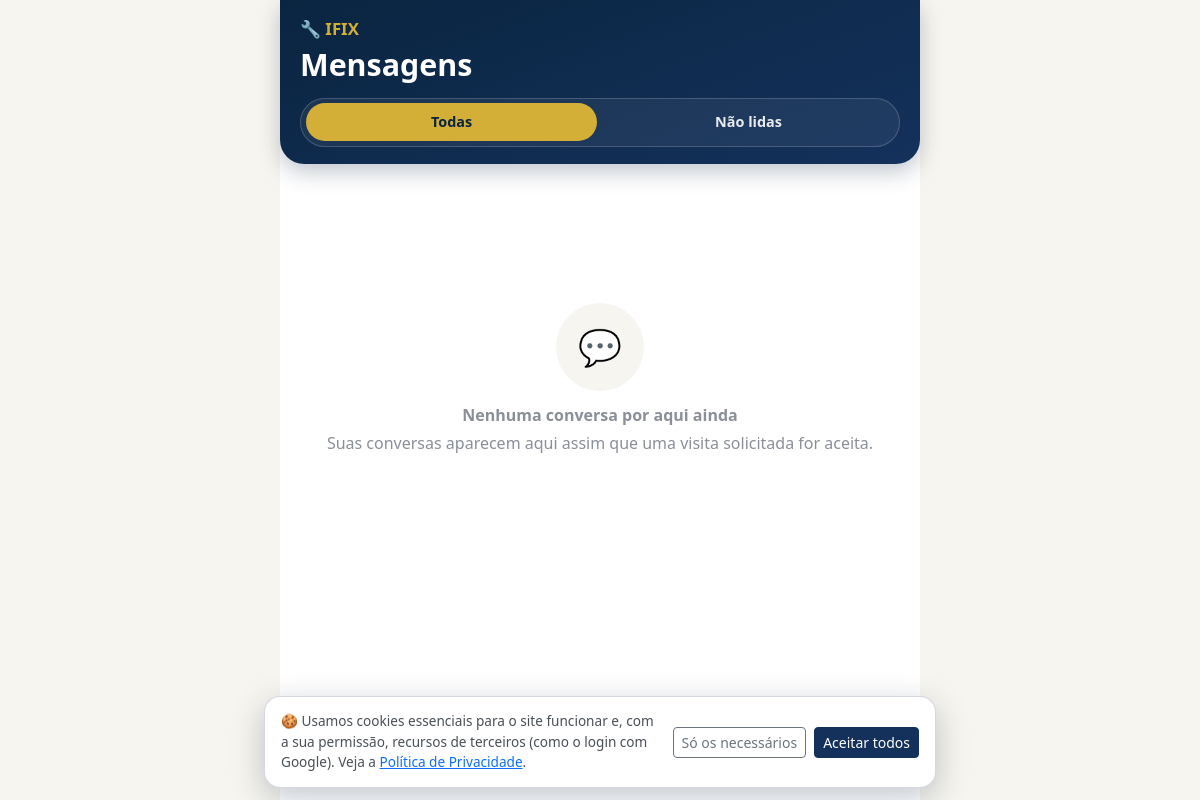
Page /servicos/mensagens/ (signed in) on the earlier database version.
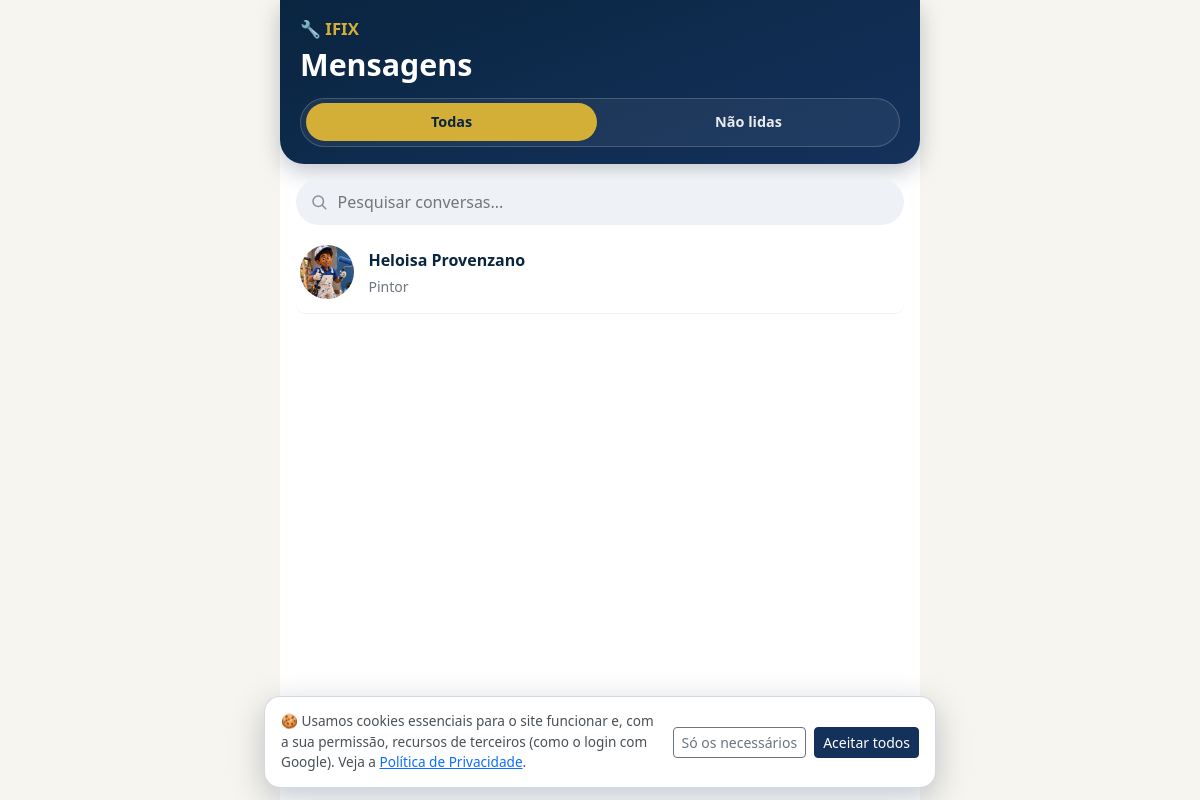
Same page on the later database version.
### services/models.py (models this page shows, shortened)
class SolicitacaoServico(models.Model):
    STATUS_PENDENTE = 'pendente'
    STATUS_CONFIRMADO = 'confirmado'
    STATUS_CONCLUIDO = 'concluido'
    STATUS_CANCELADO = 'cancelado'
    STATUS_CHOICES = (
        (STATUS_PENDENTE, 'Pendente'),
        (STATUS_CONFIRMADO, 'Confirmado'),
        (STATUS_CONCLUIDO, 'Concluído'),
        (STATUS_CANCELADO, 'Cancelado'),
    )
    usuario = models.ForeignKey(
        settings.AUTH_USER_MODEL,
        on_delete=models.CASCADE,
        related_name='solicitacoes',
    )
    servico = models.ForeignKey(
        Servico,
        on_delete=models.CASCADE,
        related_name='solicitacoes',
    )
    mensagem = models.TextField(blank=True, verbose_name='Mensagem/observações')
    data_visita = models.DateField(
        null=True, blank=True,
        verbose_name='Dia da visita solicitado',
        help_text='Dia escolhido pelo cliente, no calendário, para a visita do profissional.',
    )
    status = models.CharField(max_length=15, choices=STATUS_CHOICES, default=STATUS_PENDENTE)
    visita_concluida_em = models.DateTimeField(
        null=True, blank=True,
        verbose_name='Visita concluída em',
        help_text='Preenchido quando o cliente confirma que o profissional foi até a casa dele, liberando a aba Orçamentos para essa solicitação.',
    )
    TURNO_MANHA = 'manha'
    TURNO_TARDE = 'tarde'
    TURNO_NOITE = 'noite'
    TURNO_QUALQUER = 'qualquer'
    TURNO_CHOICES = (
        (TURNO_MANHA, 'Manhã (8h às 12h)'),
        (TURNO_TARDE, 'Tarde (12h às 18h)'),
        (TURNO_NOITE, 'Noite (18h às 21h)'),
        (TURNO_QUALQUER, 'Qualquer horário'),
    )
    TURNOS_CURTOS = {
        TURNO_MANHA: 'Manhã',
        TURNO_TARDE: 'Tarde',
        TURNO_NOITE: 'Noite',
        TURNO_QUALQUER: 'Qualquer horário',
    }
    turno = models.CharField(
        max_length=10, choices=TURNO_CHOICES, default=TURNO_QUALQUER,
        verbose_name='Turno preferido',
    )
    urgente = models.BooleanField(
        default=False, verbose_name='Urgente (hoje)',
        help_text='O cliente precisa do atendimento hoje; o pedido aparece em destaque para o profissional.',
    )
    grupo = models.UUIDField(
        null=True, blank=True, db_index=True, editable=False,
        help_text='Pedidos criados juntos, para vários profissionais ao mesmo tempo, dividem o mesmo grupo (usado na comparação).',
    )
    latitude = models.FloatField(null=True, blank=True, verbose_name='Latitude do local da visita')
    longitude = models.FloatField(null=True, blank=True, verbose_name='Longitude do local da visita')
    endereco_visita = models.CharField(
        max_length=255, blank=True, verbose_name='Endereço / ponto de referência da visita',
    )
    a_caminho_em = models.DateTimeField(
        null=True, blank=True, verbose_name='Profissional avisou que está a caminho (1ª visita)',
    )
    reagendamentos = models.PositiveSmallIntegerField(
        default=0, verbose_name='Reagendamentos aceitos (1ª visita)',
    )
    cancelado_por = models.ForeignKey(
        settings.AUTH_USER_MODEL, null=True, blank=True, on_delete=models.SET_NULL,
        related_name='solicitacoes_canceladas', verbose_name='Cancelado por',
    )
    cancelado_em = models.DateTimeField(null=True, blank=True, verbose_name='Cancelado em')
    motivo_cancelamento = models.TextField(blank=True, verbose_name='Motivo do cancelamento')
    cancelamento_tardio = models.BooleanField(
        default=False, verbose_name='Cancelamento tardio',
        help_text='Cancelado com menos antecedência do que a regra permite (ver services/regras.py).',
    )
    respondida_em = models.DateTimeField(
        null=True, blank=True, verbose_name='Respondida pelo profissional em',
        help_text='Quando o profissional aceitou ou recusou o pedido (base do tempo de resposta do perfil).',
    )
    criado_em = models.DateTimeField(auto_now_add=True)
    class Meta:
        verbose_name = 'Solicitação de serviço'
        verbose_name_plural = 'Solicitações de serviço'
        ordering = ['-criado_em']

class Servico(models.Model):
    profissional = models.ForeignKey(
        settings.AUTH_USER_MODEL,
        on_delete=models.CASCADE,
        related_name='servicos',
        limit_choices_to={'profile__tipo': 'profissional'},
    )
    categoria = models.ForeignKey(
        CategoriaServico,
        on_delete=models.PROTECT,
        related_name='servicos',
    )
    nome = models.CharField(max_length=150, verbose_name='Nome do serviço')  # P4
    slug = models.SlugField(
        max_length=180, unique=True, blank=True,
        help_text='Gerado sozinho (ex.: eletricista-joao-silva-12) - usado na URL da página do serviço.',
    )
    subservico = models.CharField(
        max_length=150, blank=True, verbose_name='Subserviço',
    )  # P4.1 - opção específica dentro do serviço, conforme a categoria
    descricao = models.TextField(verbose_name='Observação')  # P5
    preco_min = models.DecimalField(
        max_digits=10, decimal_places=2,
        validators=[MinValueValidator(0)],
        verbose_name='Preço da visita a partir de (R$)',
    )  # P6
    preco_max = models.DecimalField(
        max_digits=10, decimal_places=2,
        validators=[MinValueValidator(0)],
        verbose_name='Preço da visita até (R$)',
    )  # P6
    duracao_minutos = models.PositiveIntegerField(verbose_name='Duração estimada (minutos)')  # P7
    criado_em = models.DateTimeField(auto_now_add=True)
    atualizado_em = models.DateTimeField(auto_now=True)
    class Meta:
        verbose_name = 'Serviço'
        verbose_name_plural = 'Serviços'
        ordering = ['-criado_em']

### accounts/models.py (models this page shows, shortened)
class Profile(models.Model):
    TIPO_USUARIO = 'usuario'
    TIPO_PROFISSIONAL = 'profissional'
    TIPO_CHOICES = (
        (TIPO_USUARIO, 'Usuário'),
        (TIPO_PROFISSIONAL, 'Profissional'),
    )
    user = models.OneToOneField(
        settings.AUTH_USER_MODEL,
        on_delete=models.CASCADE,
        related_name='profile',
    )
    tipo = models.CharField(max_length=15, choices=TIPO_CHOICES, verbose_name='Tipo de conta')
    telefone = models.CharField(max_length=20, blank=True, verbose_name='Telefone')
    cep = models.CharField(max_length=9, blank=True, verbose_name='CEP')
    latitude = models.FloatField(null=True, blank=True, verbose_name='Latitude')
    longitude = models.FloatField(null=True, blank=True, verbose_name='Longitude')
    endereco = models.CharField(max_length=255, blank=True, verbose_name='Endereço')
    numero = models.CharField(max_length=10, blank=True, verbose_name='Número')
    complemento = models.CharField(max_length=100, blank=True, verbose_name='Complemento')
    bairro = models.CharField(max_length=120, blank=True, verbose_name='Bairro')
    cidade = models.CharField(max_length=120, blank=True, verbose_name='Cidade')
    uf = models.CharField(max_length=2, blank=True, verbose_name='UF')
    cidade_slug = models.SlugField(
        max_length=140, blank=True, db_index=True,
        help_text='Gerado sozinho a partir da cidade - usado nas páginas "Eletricista em Campinas".',
    )
    foto = models.FileField(upload_to='fotos_perfil/', blank=True, verbose_name='Foto de perfil')
    especialidades = models.ManyToManyField(
        'services.CategoriaServico',
        blank=True,
        related_name='profissionais',
        verbose_name='Especialidades/Áreas de atuação',
        help_text='Preenchido apenas para contas de profissionais. Um profissional pode atuar em mais de uma área.',
    )
    chave_pix = models.CharField(
        max_length=140, blank=True, verbose_name='Chave Pix para receber',
        help_text='Só para profissionais: chave (CPF, e-mail, telefone ou aleatória) onde o IFIX repassa o valor dos serviços concluídos.',
    )
    termos_aceitos = models.BooleanField(
        default=False,
        verbose_name='Termo de Condições de Uso aceito',
        help_text='Indica se o usuário já leu e aceitou o Termo de Condições de Uso e Prestação de Serviços.',
    )
    termos_aceitos_em = models.DateTimeField(
        null=True, blank=True,
        verbose_name='Data/hora do aceite do Termo',
    )
    site_url = models.URLField(
        max_length=200, blank=True, verbose_name='Link da sua página/site (opcional)',
        help_text='Só profissionais. Aparece na sua página pública (ex.: https://meusite.com.br).',
    )
    VERIF_NAO_ENVIADO = 'nao_enviado'
    VERIF_PENDENTE = 'pendente'
    VERIF_VERIFICADO = 'verificado'
    VERIF_RECUSADO = 'recusado'
    VERIF_CHOICES = (
        (VERIF_NAO_ENVIADO, 'Não enviado'),
        (VERIF_PENDENTE, 'Aguardando análise'),
        (VERIF_VERIFICADO, 'Verificado'),
        (VERIF_RECUSADO, 'Recusado'),
    )
    documento = models.FileField(
        upload_to=caminho_verificacao, storage=armazenamento_privado, blank=True,
        verbose_name='Documento com foto (RG/CNH)',
    )
    foto_verificacao = models.FileField(
        upload_to=caminho_verificacao, storage=armazenamento_privado, blank=True,
        verbose_name='Foto do rosto (selfie)',
    )
    verificacao_status = models.CharField(
        max_length=12, choices=VERIF_CHOICES, default=VERIF_NAO_ENVIADO,
        verbose_name='Situação da verificação',
    )
    verificacao_enviada_em = models.DateTimeField(null=True, blank=True, verbose_name='Enviado em')
    verificado_em = models.DateTimeField(null=True, blank=True, verbose_name='Verificado em')
    verificado_por = models.ForeignKey(
        settings.AUTH_USER_MODEL, null=True, blank=True, on_delete=models.SET_NULL,
        related_name='verificacoes_feitas', verbose_name='Verificado por',
    )
    verificacao_motivo_recusa = models.TextField(blank=True, verbose_name='Motivo da recusa')
    criado_em = models.DateTimeField(auto_now_add=True)
    class Meta:
        verbose_name = 'Perfil'
        verbose_name_plural = 'Perfis'
    @property
    def is_profissional(self):
        return self.tipo == self.TIPO_PROFISSIONAL
    @property
    def verificado(self):
        return self.is_profissional and self.verificacao_status == self.VERIF_VERIFICADO
    @property
    def is_usuario(self):
        return self.tipo == self.TIPO_USUARIO

### services/views.py (the view)
# urls.py: path('mensagens/', views.mensagens, name='mensagens'),
@login_required
def mensagens(request):
    conversas = montar_lista_conversas(request.user)
    return render(request, 'services/mensagens.html', {
        'conversas': conversas,
        'primeira_conversa': conversas[0] if conversas else None,
        'total_nao_lidas': sum(1 for c in conversas if c.total_nao_lidas),
    })

### accounts/context_processors.py (called while the page is built)
def google_login(request):
    client_id = getattr(settings, 'GOOGLE_OAUTH_CLIENT_ID', '')
    return {
        'google_client_id': client_id,
        'google_login_habilitado': bool(client_id),
    }

### services/context_processors.py (called while the page is built)
def mensagens_nao_lidas_qs(user):
    return MensagemSolicitacao.objects.filter(
        Q(solicitacao__usuario=user) | Q(solicitacao__servico__profissional=user),
        lida=False,
    ).exclude(autor=user).exclude(
        solicitacao__status=SolicitacaoServico.STATUS_CONCLUIDO,
        solicitacao__avaliacao__isnull=False,
    )

### services/pagamentos/__init__.py (called while the page is built)
def habilitado():
    return bool(getattr(settings, 'PIX_HABILITADO', False))

### services/views.py (called while the page is built)
def _conversas_do_usuario(user):
    return SolicitacaoServico.objects.filter(
        Q(usuario=user) | Q(servico__profissional=user),
        status__in=[SolicitacaoServico.STATUS_CONFIRMADO, SolicitacaoServico.STATUS_CONCLUIDO],
    ).exclude(
        status=SolicitacaoServico.STATUS_CONCLUIDO,
        avaliacao__isnull=False,
    )

def _select_related_conversa(queryset):
    return queryset.select_related(
        'servico', 'usuario', 'usuario__profile',
        'servico__profissional', 'servico__profissional__profile',
    )

### services/templates/services/mensagens.html (shortened to what this page needs)
{% extends "base_auth.html" %}
{% block content %}
<div class="msgs-page">
    <header class="msgs-header">
        <div class="msgs-header-top">
            <a href="{% url 'home' %}" class="msgs-brand">🔧 IFIX</a>
        </div>
        <h1 class="msgs-title">Mensagens</h1>
        <div class="msgs-tabs" role="tablist" aria-label="Filtrar conversas">
            <button type="button" class="msgs-tab is-active" role="tab" data-filtro="todas">Todas</button>
            <button type="button" class="msgs-tab" role="tab" data-filtro="nao-lidas">Não lidas{% if total_nao_lidas %} <span class="msgs-tab-count">{{ total_nao_lidas }}</span>{% endif %}</button>
        </div>
    </header>
    <div class="msgs-body">
        {% if conversas %}
            <label class="msgs-search">
                <input type="search" id="msgs-busca" placeholder="Pesquisar conversas..." autocomplete="off">
            </label>
            <div class="msgs-list" id="msgs-list" data-resumo-url="{% url 'services:conversas_resumo' %}">
                {% for conversa in conversas %}{% include "services/_conversa_item.html" %}{% endfor %}
            </div>
        {% else %}
            <div class="chat-empty-state">
                <span class="chat-empty-icon">💬</span>
                <div>
                    <strong class="d-block mb-1">Nenhuma conversa por aqui ainda</strong>
                    <span>Suas conversas aparecem aqui assim que uma visita solicitada for aceita.</span>
                </div>
            </div>
        {% endif %}
    </div>
</div>
{% endblock %}

### services/templates/services/_conversa_item.html (shortened to what this page needs)
<a href="{% url 'services:conversa_solicitacao' conversa.pk %}" class="chat-list-item {% if conversa.pk == ativa_pk %}active{% endif %}{% if conversa.total_nao_lidas %} has-unread{% endif %}" data-conversa="{{ conversa.pk }}">
    {% if conversa.contato.profile.foto %}
        <img src="{{ conversa.contato.profile.foto.url }}" alt="Foto de {{ conversa.contato.get_full_name|default:conversa.contato.username }}" class="chat-list-avatar">
    {% else %}
        <span class="chat-list-avatar-placeholder">{{ conversa.contato.username|first|upper }}</span>
    {% endif %}
    <span class="chat-list-info">
        <span class="chat-list-name-row">
            <span class="chat-list-name">{{ conversa.contato.get_full_name|default:conversa.contato.username }}</span>
        </span>
        <span class="chat-list-preview-row">
            <span class="chat-list-preview">
                {% if conversa.ultima_mensagem %}
                    {% if conversa.ultima_mensagem.autor_id == user.id %}<span class="chat-list-ticks{% if conversa.ultima_mensagem.lida %} is-read{% endif %}" aria-label="{% if conversa.ultima_mensagem.lida %}Lida{% else %}Enviada{% endif %}">{% if conversa.ultima_mensagem.lida %}&#10003;&#10003;{% else %}&#10003;{% endif %}</span> {% endif %}{{ conversa.ultima_mensagem.resumo|truncatechars:34 }}
                {% else %}
                    {{ conversa.servico.nome }}
                {% endif %}
            </span>
        </span>
    </span>
</a>

Differences in the rows shown:
added SolicitacaoServico: contato.profile.foto (picture), contato.get_full_name "Heloisa Provenzano", servico.nome "Pintor"
Other differences:
text no longer shown: "💬 Nenhuma conversa por aqui ainda Suas conversas aparecem aqui assim que uma visita solicitada for aceita."
